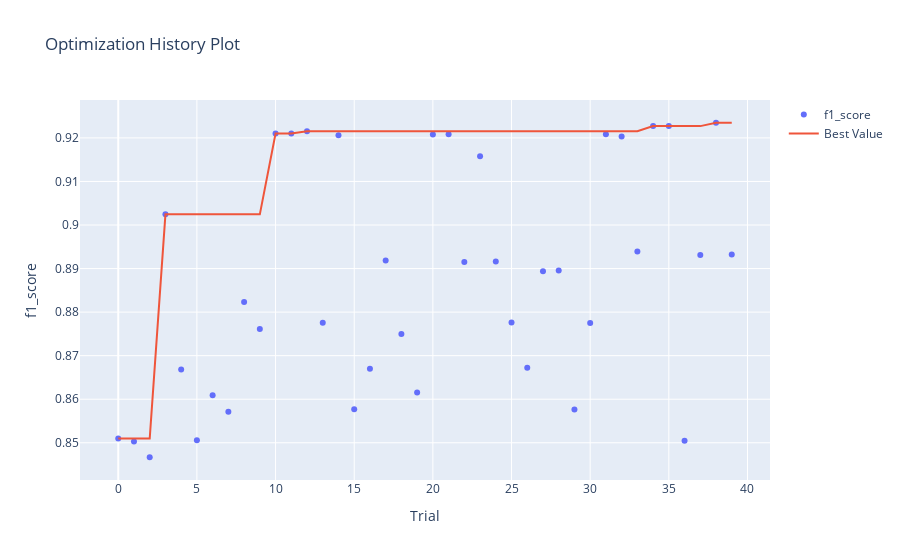

The code cell stored with this chart in its notebook:
### Code cell
optuna.visualization.plot_optimization_history(study, target_name="f1_score")
